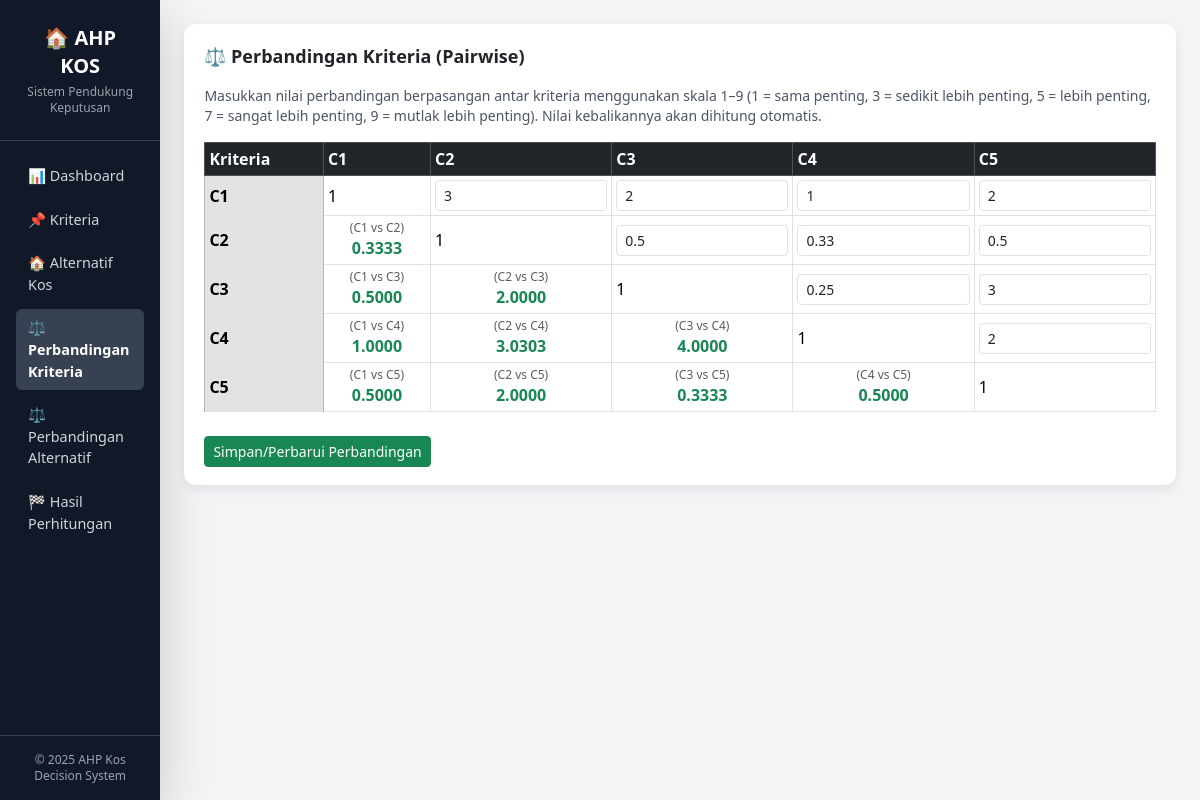
/index.php?page=banding_kriteria, run on the app's committed database.
### tables this page shows
CREATE TABLE IF NOT EXISTS kriteria (
    id INT AUTO_INCREMENT PRIMARY KEY,
    kode VARCHAR(10) NOT NULL,
    nama VARCHAR(100) NOT NULL
);

### pages/banding_kriteria.php (the view, shortened to what this page needs)
<div class="card-custom">
    <h2 class="text-lg font-semibold mb-3">⚖️ Perbandingan Kriteria (Pairwise)</h2>
    <p class="text-sm text-gray-600 mb-3">
        Masukkan nilai perbandingan berpasangan antar kriteria menggunakan skala 1–9
        (1 = sama penting, 3 = sedikit lebih penting, 5 = lebih penting, 7 = sangat lebih penting, 9 = mutlak lebih penting).
        Nilai kebalikannya akan dihitung otomatis.
    </p>
    <?php
    $kriteria = [];
    $q = mysqli_query($conn, "SELECT * FROM kriteria ORDER BY id ASC");
    while ($row = mysqli_fetch_assoc($q)) {
        $kriteria[] = $row;
    }
    function getNilaiPerbandingan($conn, $kriteria1_id, $kriteria2_id) {
        $stmt = mysqli_prepare(
            $conn,
            "SELECT nilai FROM perbandingan_kriteria
             WHERE kriteria1 = ? AND kriteria2 = ?"
        );
        mysqli_stmt_bind_param($stmt, 'ii', $kriteria1_id, $kriteria2_id);
        mysqli_stmt_execute($stmt);
        $result = mysqli_stmt_get_result($stmt);
        $row = mysqli_fetch_assoc($result);
        return $row ? $row['nilai'] : null;
    }
    ?>
    <?php if (count($kriteria) < 2): ?>
        <div class="alert alert-warning">Minimal 2 kriteria diperlukan untuk perbandingan.</div>
    <?php else: ?>
    <form method="post">
        <table class="table table-sm table-bordered align-middle">
            <thead class="table-dark">
                <tr>
                    <th>Kriteria</th>
                    <?php foreach ($kriteria as $k): ?>
                        <th><?= htmlspecialchars($k['kode']); ?></th>
                    <?php endforeach; ?>
                </tr>
            </thead>
            <tbody>
                <?php foreach ($kriteria as $k1): ?>
                    <tr>
                        <th class="table-secondary"><?= htmlspecialchars($k1['kode']); ?></th>
                        <?php foreach ($kriteria as $k2): ?>
                            <td>
                                <?php if ($k1['id'] == $k2['id']): ?>
                                    1
                                <?php elseif ($k1['id'] < $k2['id']): ?>
                                    <?php
                                        $nilai_sekarang = getNilaiPerbandingan($conn, $k1['id'], $k2['id']);
                                    ?>
                                    <input type="number" step="0.1" min="1" max="9"
                                        name="nilai[<?= $k1['id']; ?>][<?= $k2['id']; ?>]"
                                        class="form-control form-control-sm"
                                        value="<?= htmlspecialchars($nilai_sekarang ?? ''); ?>">
                                <?php else:  ?>
                                    <?php
                                        $nilai_kebalikan = getNilaiPerbandingan($conn, $k2['id'], $k1['id']);
                                        $tampilan_kebalikan = $nilai_kebalikan ? number_format(1 / $nilai_kebalikan, 4) : '—';
                                    ?>
                                    <div class="text-center">
                                        <span class="d-block text-xs text-muted">
                                            (<?= $k2['kode']; ?> vs <?= $k1['kode']; ?>)
                                        </span>
                                        </div>
                                    <div class="text-center">
                                        <span class="d-block fw-bold text-success">
                                            <?= $tampilan_kebalikan ?>
                                        </span>
                                    </div>
                                <?php endif; ?>
                            </td>
                        <?php endforeach; ?>
                    </tr>
                <?php endforeach; ?>
            </tbody>
        </table>
        <button class="btn btn-success btn-sm mt-2">Simpan/Perbarui Perbandingan</button>
    </form>
    <?php endif; ?>
</div>

### index.php (shortened to what this page needs)
<!DOCTYPE html>
<html lang="id">
<head>
    <link href="https://cdn.jsdelivr.net/npm/bootstrap@5.3.3/dist/css/bootstrap.min.css" rel="stylesheet">
    <script src="https://cdn.tailwindcss.com"></script>
    <link rel="stylesheet" href="assets/css/style.css">
</head>
<body class="bg-gray-100">
<div class="d-flex h-screen">
    <aside class="sidebar bg-gray-900 text-white d-flex flex-column shadow-lg">
        <div class="p-4 border-b border-gray-700 text-center">
            <h2 class="text-xl font-bold mb-0">🏠 AHP KOS</h2>
            <p class="text-xs text-gray-400 mt-1">Sistem Pendukung Keputusan</p>
        </div>
        <nav class="flex-1 p-3">
            <a href="index.php?page=dashboard" class="menu-link">📊 Dashboard</a>
            <a href="index.php?page=kriteria" class="menu-link">📌 Kriteria</a>
            <a href="index.php?page=alternatif" class="menu-link">🏠 Alternatif Kos</a>
            <a href="index.php?page=banding_kriteria" class="menu-link">⚖️ Perbandingan Kriteria</a>
            <a href="index.php?page=banding_alternatif" class="menu-link">⚖️ Perbandingan Alternatif</a>
            <a href="index.php?page=hasil" class="menu-link">🏁 Hasil Perhitungan</a>
        </nav>
        <footer class="p-3 text-center text-xs text-gray-400 border-t border-gray-700">
            &copy; <?= date('Y') ?> AHP Kos Decision System
        </footer>
    </aside>
    <main class="flex-grow overflow-y-auto p-4">
        <?php include resolvePage(); ?>
    </main>
</div>
</body>
</html>

### assets/css/style.css (style rules this page uses)
html, body { height: 100%; margin: 0; }
.h-screen { height: 100vh; }
.sidebar { width: 260px; }
.menu-link { display: block; padding: 8px 12px; margin-bottom: 6px; border-radius: 6px; color: #d1d5db; text-decoration: none; font-size: 0.9rem; transition: all 0.2s ease; }
.menu-link.active { background: #374151; color: #fff; font-weight: 600; }
.card-custom { background: #ffffff; border-radius: 12px; padding: 18px 20px; box-shadow: 0 4px 12px rgba(15, 23, 42, 0.08); margin-bottom: 16px; }

### data on the page
kriteria: kode "C1", id "1", tampilan_kebalikan "0.3333", tampilan_kebalikan "0.5000", tampilan_kebalikan "1.0000"
kriteria: kode "C2", value "3", shows "1", tampilan_kebalikan "2.0000", tampilan_kebalikan "3.0303"
kriteria: kode "C3", value "2", value "0.5", shows "1", id "3", tampilan_kebalikan "4.0000", tampilan_kebalikan "0.3333"
kriteria: kode "C4", value "0.33", value "0.25", shows "1", tampilan_kebalikan "0.5000"
kriteria: kode "C5", value "2", value "0.5", shows "1"
